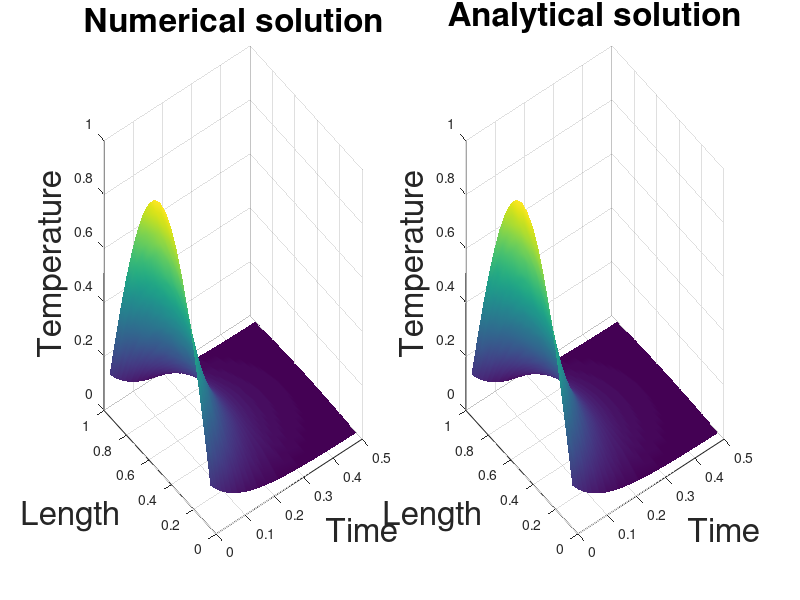

Write the MATLAB code that produced this figure.
% This problem is taken from 'Numerical Mathematics and Computing' 6th
% edition by Ward Cheney and David Kincaid, Thomson Brooks/Cole 2008

% This code solves the heat diffusion equation for a thin 1-dimensional
% rod of length 1. The temperature, u(x,t), is solved for and plotted in
% time and space. The boundary conditions are u(x=0,t) = u(x=1,t) = 0.0
% and u(x,t=0) = sin(pi*x).
% The analytical solution is u(x,t) = exp(-pi^2 t) sin(pi*x). The rod
% exponentially decays to zero temperature.

clear;
h = 0.05; % step size in space variable
k = 0.005; % step size in time variable
xgrid = h:h:1-h;
tgrid = 0:k:0.5;
n = length(xgrid);
m = length(tgrid);
[X, T] = meshgrid(tgrid,xgrid);
u = zeros(n,m); % numerical solution
v = zeros(n,m); % analytical solution
b = zeros(n); % RHS of matrix equation
s = h^2/k; 
r = 2.0 + s;
% set up the matrix A to be inverted
% A is tridiagonal and diagonally dominant
A = zeros(n);
for i=2:n-1
    A(i,i) = r;
    A(i,i+1) = -1;
    A(i,i-1) = -1;
end
A(1,1) = r;
A(1,2) = -1;
A(n,n) = r;
A(n,n-1) = -1;

% initial conditions
u(:,1) = sin(pi*xgrid);

% loop over time. At each time step the system Ax=b is solved. The method
% is based on Crank-Nicolson.
for k = 1:m-1
    b = s*u(:,k);
    u(:,k+1) = A \ b;
end

% analytic solution
for j=1:m
   for i=1:n
       v(i,j) = exp(-pi^2*tgrid(j))*sin(pi*xgrid(i));
   end
end

figure
subplot(1,2,1)
surf(X,T,u)
title('Numerical solution','fontsize',24)
xlabel('Time','fontsize',24)
ylabel('Length','fontsize',24)
zlabel('Temperature','fontsize',24)
shading interp;
subplot(1,2,2)
surf(X,T,v)
title('Analytical solution','fontsize',24)
xlabel('Time','fontsize',24)
ylabel('Length','fontsize',24)
zlabel('Temperature','fontsize',24)
shading interp;

% the percent difference at each grid point can be plotted
% figure
% surf(X,T,abs(v-u)./v*100)
% title('difference')
% shading interp;
